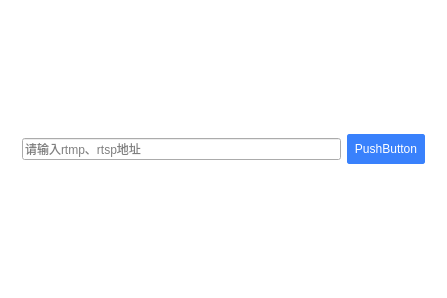
<?xml version="1.0" encoding="UTF-8"?>
<ui version="4.0">
 <class>DlgNetCamera</class>
 <widget class="QDialog" name="DlgNetCamera">
  <property name="geometry">
   <rect>
    <x>0</x>
    <y>0</y>
    <width>447</width>
    <height>298</height>
   </rect>
  </property>
  <property name="windowTitle">
   <string>网络摄像头</string>
  </property>
  <property name="styleSheet">
   <string notr="true">#DlgNetCamera {
	background: rgb(255,255,255);
}
QComboBox {
	background: transparent;
	border: 1px solid rgb(221,221,221);
	border-radius: 4px;
	min-height: 30px;
	padding-left: 8px;
	padding-right: 8px;
}
QComboBox:hover {
	border-color:rgb(57,129,252);
}
QComboBox::drop-down {
	padding-top: 5px;
	image: url(:/Resources/dropDown.png);
}
QComboBox QAbstractItemView{
	margin-top:1;
	outline:0;	
	border:1px solid rgb(225,225,225);
	background-color:rgb(255,255,255);
	selection-background-color:rgb(80,145,255);
}
QComboBox QAbstractItemView::item{
	min-height:30px;
	max-height:30px;
}
QComboBox QAbstractItemView::item:hover{
    background-color:rgb(240,240,240);
	color:rgb(45,45,45);
}
QComboBox QAbstractItemView::item:selected{
    background-color:rgb(240,240,240);
	color:rgb(45,45,45);
}
QSlider {
	min-height: 20px;
	max-height: 20px;
	padding-left: 8px;
	padding-right: 8px;
}
QSlider::add-page:horizontal {       
	background-color:rgb(223,223,223);  
}  
QSlider::sub-page:horizontal {  
	background-color: rgb(57,129,252);
}  
QSlider::groove:horizontal {  
	background:transparent;  
	height:2px;
}  
QSlider::handle:horizontal {
	height: 12px;
	width: 12px;
	margin-top: -5px;
	margin-bottom: -5px;
	border-radius: 6px;
	background: rgb(57,129,252);
}  
QPushButton {
	background:rgb(57,129,252);
	color: rgb(255,255,255);
	border: 1px solid rgb(57,129,252);
	border-radius: 2px;
	min-height: 28px;
	min-width: 76px;
}
QPushButton:hover, QPushButton:pressed {
	background: rgb(5,117,197);
}</string>
  </property>
  <layout class="QVBoxLayout" name="verticalLayout">
   <item>
    <widget class="QWidget" name="horizontalWidget" native="true">
     <property name="sizePolicy">
      <sizepolicy hsizetype="Preferred" vsizetype="Fixed">
       <horstretch>0</horstretch>
       <verstretch>0</verstretch>
      </sizepolicy>
     </property>
     <layout class="QHBoxLayout" name="horizontalLayout">
      <item>
       <widget class="QLineEdit" name="editUrl">
        <property name="placeholderText">
         <string>请输入rtmp、rtsp地址</string>
        </property>
       </widget>
      </item>
      <item>
       <widget class="QPushButton" name="btnOperate">
        <property name="text">
         <string>PushButton</string>
        </property>
       </widget>
      </item>
     </layout>
    </widget>
   </item>
   <item>
    <layout class="QVBoxLayout" name="videoLayout"/>
   </item>
  </layout>
 </widget>
 <layoutdefault spacing="6" margin="11"/>
 <resources/>
 <connections/>
</ui>
